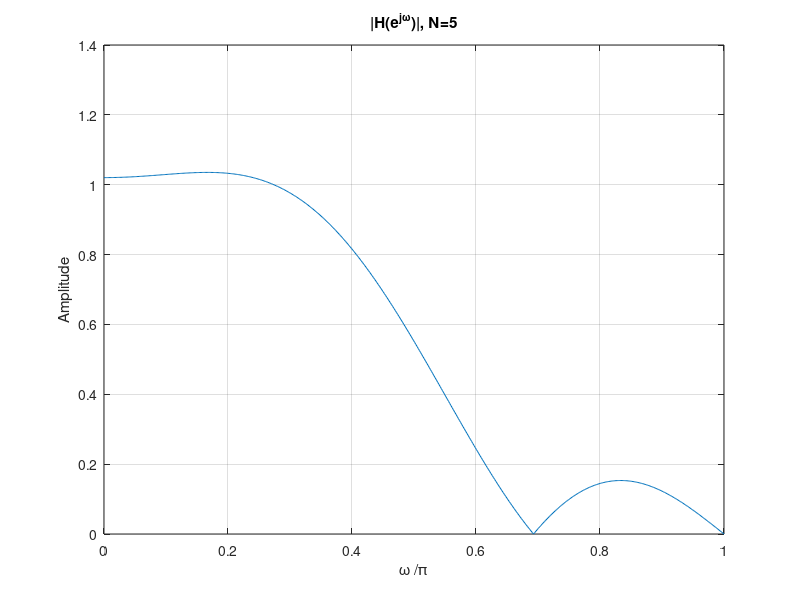

The MATLAB source for this figure:
% Program Q4_10
clear;
% Get "N" from the user command line
N = input('Enter the filter time shift N: ');
% compute the magnitude spectrum
No2 = N/2;
fc = 0.25;
n = [-No2:1:No2];
y = 2*fc*sinc(2*fc*n);
w = 0:pi/511:pi;
h = freqz(y, [1], w);
plot(w/pi,abs(h));
grid;
title(strcat('|H(e^{j\omega})|, N=',num2str(N)));
xlabel('\omega /\pi');
ylabel('Amplitude');
